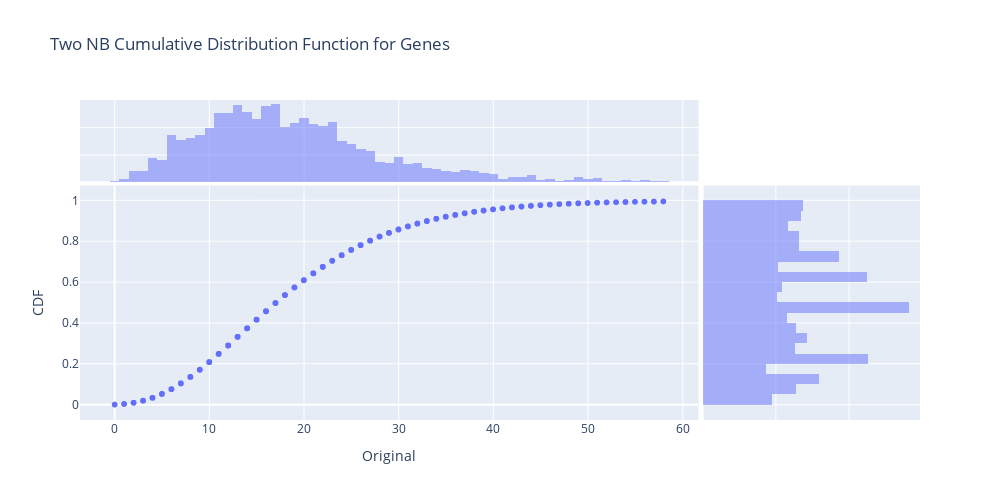

The code cell stored with this chart in its notebook:
### Code cell
tes = np.array(data1_cd4[['MT-CO1']]).reshape(-1)
gene_cdf =  pd.DataFrame(stats.nbinom.cdf(df_0[['MT-CO1']], col_means[0], col_means[1]))
    


gene_cdf_vs_original = pd.concat([gene_cdf, df_0[['MT-CO1']]],axis = 1)
gene_cdf_vs_original.columns = ['CDF', 'Original']

gene_cdf_vs_original_plot = px.scatter(gene_cdf_vs_original, x = 'Original', y='CDF', width=1000, height=500, title='Two NB Cumulative Distribution Function for Genes',  marginal_x='histogram', marginal_y='histogram')
gene_cdf_vs_original_plot.show()

### Figure 1 — Plotly figure (JSON) as saved in the notebook; plotly's stock layout.template omitted (floating-point values rounded to 4 significant figures; data arrays with more than 128 entries replaced by an {"elided": "..."} marker saying what was removed)
{"data": [{"hovertemplate": "Original=%{x}<br>CDF=%{y}<extra></extra>", "legendgroup": "", "marker": {"color": "#636efa", "symbol": "circle"}, "mode": "markers", "name": "", "showlegend": false, "type": "scattergl", "x": {"elided": "2859 int values"}, "xaxis": "x", "y": {"elided": "2859 float values"}, "yaxis": "y"}, {"alignmentgroup": "True", "bingroup": "x", "hovertemplate": "Original=%{x}<br>count=%{y}<extra></extra>", "legendgroup": "", "marker": {"color": "#636efa"}, "name": "", "offsetgroup": "", "opacity": 0.5, "showlegend": false, "type": "histogram", "x": {"elided": "2859 int values"}, "xaxis": "x3", "yaxis": "y3"}, {"alignmentgroup": "True", "bingroup": "y", "hovertemplate": "CDF=%{y}<br>count=%{x}<extra></extra>", "legendgroup": "", "marker": {"color": "#636efa"}, "name": "", "offsetgroup": "", "opacity": 0.5, "showlegend": false, "type": "histogram", "xaxis": "x2", "y": {"elided": "2859 float values"}, "yaxis": "y2"}], "layout": {"barmode": "overlay", "height": 500, "legend": {"tracegroupgap": 0}, "title": {"text": "Two NB Cumulative Distribution Function for Genes"}, "width": 1000, "xaxis": {"anchor": "y", "domain": [0, 0.7363], "title": {"text": "Original"}}, "xaxis2": {"anchor": "y2", "domain": [0.7413, 1], "matches": "x2", "showgrid": true, "showline": false, "showticklabels": false, "ticks": ""}, "xaxis3": {"anchor": "y3", "domain": [0, 0.7363], "matches": "x", "showgrid": true, "showticklabels": false}, "xaxis4": {"anchor": "y4", "domain": [0.7413, 1], "matches": "x2", "showgrid": true, "showline": false, "showticklabels": false, "ticks": ""}, "yaxis": {"anchor": "x", "domain": [0, 0.7326], "title": {"text": "CDF"}}, "yaxis2": {"anchor": "x2", "domain": [0, 0.7326], "matches": "y", "showgrid": true, "showticklabels": false}, "yaxis3": {"anchor": "x3", "domain": [0.7426, 1], "matches": "y3", "showgrid": true, "showline": false, "showticklabels": false, "ticks": ""}, "yaxis4": {"anchor": "x4", "domain": [0.7426, 1], "matches": "y3", "showgrid": true, "showline": false, "showticklabels": false, "ticks": ""}}}
